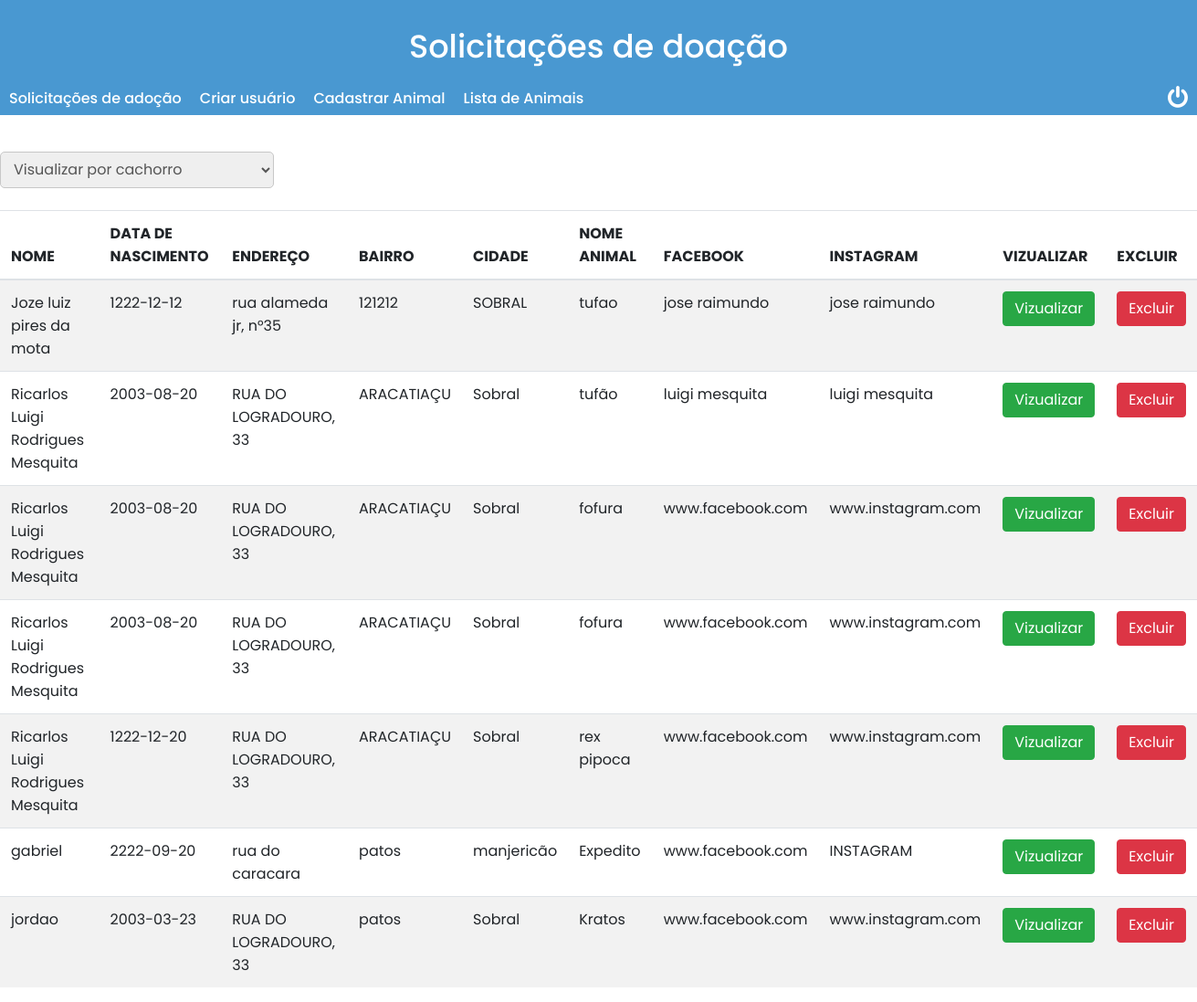
/admin/scripts/admin/listar.php (signed in), run on the app's committed database.
### tables this page shows
CREATE TABLE `cadastroadocao` (
  `COD_INC` int(9) NOT NULL,
  `NOME` varchar(100) DEFAULT NULL,
  `DT_NASCIMENTO` date DEFAULT NULL,
  `CEP` varchar(100) DEFAULT NULL,
  `ENDERECO` varchar(100) DEFAULT NULL,
  `BAIRRO` varchar(100) DEFAULT NULL,
  `CIDADE` varchar(100) DEFAULT NULL,
  `CELULAR` varchar(100) DEFAULT NULL,
  `EMAIL` varchar(100) DEFAULT NULL,
  `PROFISSAO` varchar(100) DEFAULT NULL,
  `EMPRESA` varchar(100) DEFAULT NULL,
  `FILHOS` varchar(100) DEFAULT NULL,
  `QTD_PESSOAS` int(9) DEFAULT NULL,
  `CTT_PROXIMO` varchar(100) DEFAULT NULL,
  `NOME_ANIMAL` varchar(100) DEFAULT NULL,
  `COD_CACHORRO` int(9) DEFAULT NULL,
  `CIENTE` varchar(20) DEFAULT NULL,
  `FACEBOOK` varchar(100) DEFAULT NULL,
  `INSTAGRAM` varchar(100) DEFAULT NULL
);

### admin/scripts/admin/listar.php (the view, shortened to what this page needs)
<?php
    if($_SESSION['login']=='logado'){
        $conn = new Database();
        $conn = $conn->db_mysql();
            if($_GET){
                if($_GET['pes']){
                    $pes = $_GET['pes'];
                    if($pes == 1){
                        $sql = $conn->prepare(
                            "SELECT * FROM cadastroadocao"
                            );
                        $sql->execute();
                        $a=$sql->fetchAll(\PDO::FETCH_ASSOC);
                    }else{
                        $sql = $conn->prepare(
                            "SELECT * FROM cadastroadocao
                                WHERE COD_CACHORRO = $pes"
                            );
                        $sql->execute();
                        $a=$sql->fetchAll(\PDO::FETCH_ASSOC);
                    }
                }else if($_GET['cod']){
                    $cod = $_GET['cod'];
                    if($cod!=1){
                        $del = $conn->prepare(
                        "DELETE FROM cadastroadocao WHERE COD_INC = $cod"
                        );
                        $del->execute();
                        header('Location: listar.php');
    ?>
    <script>alert("Solicitação deletada com sucesso");</script>
    <?php
                    }
                    if($cod == 1){
                        unset($_SESSION['login']);
                        header("Location: ../../index.php");
                    }
                }
            }else{
                $sql = $conn->prepare(
                    "SELECT * FROM cadastroadocao"
                    );
                $sql->execute();
                $a=$sql->fetchAll(\PDO::FETCH_ASSOC);
            }
    ?>
    <html>
        <head>
            <link rel="stylesheet" href="css/bootstrap.css">
            <link rel="stylesheet" href="css/listar.css">
            <link rel="stylesheet" href="https://cdnjs.cloudflare.com/ajax/libs/font-awesome/4.7.0/css/font-awesome.min.css">
        </head>
        <body>
            <header>
                <div>
                    <h1>Solicitações de doação</h1>
                    <div class="menu">
                        <nav>
                            <input type="button" id='listar' onclick="listar()" value="Solicitações de adoção">
                            <input type="button" id='criar' onclick="usuarios()" value="Criar usuário">
                            <input type="button" id='criar' onclick="cadastrarAnimal()" value="Cadastrar Animal">
                            <input type="button" id='criar' onclick="cachorros()" value="Lista de Animais">
                        </nav>
                        <div class="logout">
                            <i class="fa fa-power-off" onclick="sair()" id="teste"></i>
                        </div>
                    </div>
                </div>
            </header>
                <div>
                    <select name="pesquisa" id="pesquisa" onchange="pesquisa(document.getElementById('pesquisa').value)">
                        <option value="" disable selectd hidden>Visualizar por cachorro</option>
                    </select>
                    <br><br>
                    <table class="table table-striped">
                        <thead>
                            <tr>
                                <th scope="col">NOME</th>
                                <th scope="col">DATA DE NASCIMENTO</th>
                                <th scope="col">ENDEREÇO</th>
                                <th scope="col">BAIRRO</th>
                                <th scope="col">CIDADE</th>
                                <th scope="col">NOME ANIMAL</th>
                                <th scope="col">FACEBOOK</th>
                                <th scope="col">INSTAGRAM</th>
                                <th scope="col">VIZUALIZAR</th>
                                <th scope="col">EXCLUIR</th>
                            </tr>
                        </thead>
                        <tbody>
                            <?php
                                foreach ($a as $value) {
                            ?>
                                    <tr>
                                        <td><?=$value['NOME']?></td>
                                        <td><?=$value['DT_NASCIMENTO']?></td>
                                        <td><?=$value['ENDERECO']?></td>
                                        <td><?=$value['BAIRRO']?></td>
                                        <td><?=$value['CIDADE']?></td>
                                        <td><?=$value['NOME_ANIMAL']?></td>
                                        <td><?=$value['FACEBOOK']?></td>
                                        <td><?=$value['INSTAGRAM']?></td>
                                        <td><button class="btn btn-success" onclick="listarSolic(<?=$value['COD_INC']?>)">Vizualizar</button></td>
                                        <td><button class="btn btn-danger" onclick="excluirSolic(<?=$value['COD_INC']?>)">Excluir</button></td>
                                    </tr>
                            <?php
                                }
                            ?>
                    </table>
                </div>
        </body>
    </html>
<?php
    }else{
        header('Location: ../../index.php');
    }
?>

### admin/scripts/admin/css/listar.css (style rules this page uses)
* { font-family: "Poppins", sans-serif; }
header { background-color: #4998D1; margin-bottom: 40px; }
header h1 { color: #fff; font-size: 2.2rem; text-align: center; padding-top: 30px; }
header .menu { display: flex; justify-content: space-between; padding-top: 10px; }
header .menu nav { display: flex; }
header .menu nav input { background-color: transparent; border: transparent; color: #fff; padding: 5px 10px; font-size: 1rem; font-weight: 500; transition: 0.2s ease-in-out color; }
header .logout i { color: #fff; font-size: 1.6rem; padding: 5px 10px; transition: 0.2s ease-in-out color; }
select { width: 300px; height: 40px; border: 1px solid #c7c7c7; border-radius: 5px; padding: 0px 10px; outline: transparent; color: #555; cursor: pointer; }

### data on the page
cadastroadocao: NOME "Joze luiz pires da mota", DT_NASCIMENTO "1222-12-12", ENDERECO "rua alameda jr, n°35", BAIRRO "121212", CIDADE "SOBRAL", NOME_ANIMAL "tufao", FACEBOOK "jose raimundo", INSTAGRAM "jose raimundo"
cadastroadocao: NOME "Ricarlos Luigi Rodrigues Mesquita", DT_NASCIMENTO "2003-08-20", ENDERECO "RUA DO LOGRADOURO, 33", BAIRRO "ARACATIAÇU", CIDADE "Sobral", NOME_ANIMAL "tufão", FACEBOOK "luigi mesquita", INSTAGRAM "luigi mesquita"
cadastroadocao: NOME "Ricarlos Luigi Rodrigues Mesquita", DT_NASCIMENTO "2003-08-20", ENDERECO "RUA DO LOGRADOURO, 33", BAIRRO "ARACATIAÇU", CIDADE "Sobral", NOME_ANIMAL "fofura", FACEBOOK "www.facebook.com", INSTAGRAM "www.instagram.com"
cadastroadocao: NOME "Ricarlos Luigi Rodrigues Mesquita", DT_NASCIMENTO "2003-08-20", ENDERECO "RUA DO LOGRADOURO, 33", BAIRRO "ARACATIAÇU", CIDADE "Sobral", NOME_ANIMAL "fofura", FACEBOOK "www.facebook.com", INSTAGRAM "www.instagram.com"
cadastroadocao: NOME "Ricarlos Luigi Rodrigues Mesquita", DT_NASCIMENTO "1222-12-20", ENDERECO "RUA DO LOGRADOURO, 33", BAIRRO "ARACATIAÇU", CIDADE "Sobral", NOME_ANIMAL "rex pipoca", FACEBOOK "www.facebook.com", INSTAGRAM "www.instagram.com"
cadastroadocao: NOME "gabriel", DT_NASCIMENTO "2222-09-20", ENDERECO "rua do caracara", BAIRRO "patos", CIDADE "manjericão", NOME_ANIMAL "Expedito", FACEBOOK "www.facebook.com", INSTAGRAM "INSTAGRAM"
cadastroadocao: NOME "jordao", DT_NASCIMENTO "2003-03-23", ENDERECO "RUA DO LOGRADOURO, 33", BAIRRO "patos", CIDADE "Sobral", NOME_ANIMAL "Kratos", FACEBOOK "www.facebook.com", INSTAGRAM "www.instagram.com"
